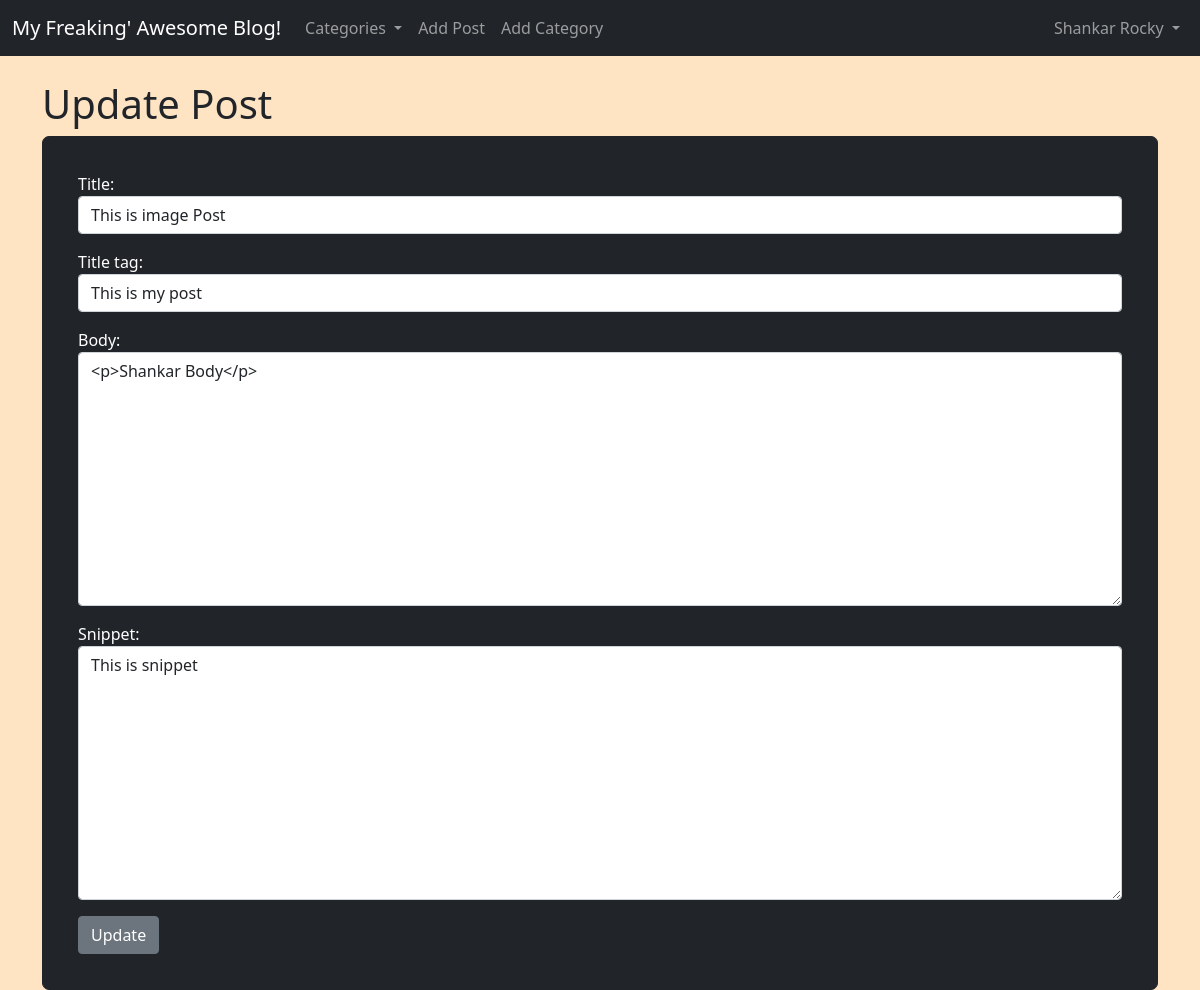
The page /article/edit/18 (signed in) on the database its author committed.
### myblog/models.py (models this page shows, shortened)
class Post(models.Model):
    title = models.CharField(max_length=255)
    header_image = models.ImageField(null=True,blank=True,upload_to="images/")
    title_tag = models.CharField(max_length=255)
    author = models.ForeignKey(User,on_delete=models.CASCADE)
    body = RichTextField(blank=True,null=True)
    post_date = models.DateField(auto_now_add = True)
    category = models.CharField(max_length=255,default='coding')
    snippet = models.CharField(max_length=255)
    likes = models.ManyToManyField(User,related_name='blog_posts')

### myblog/views.py (the view)
# urls.py: path('article/edit/<int:pk>',UpdatePostView.as_view(),name='update_post'),
class UpdatePostView(UpdateView):
    model = Post
    form_class = EditForm
    template_name = 'update_post.html'

### myblog/forms.py
class EditForm(forms.ModelForm):
    class Meta:
        model = Post
        fields = ('title','title_tag','body','snippet')
        widgets = {
            'title' : forms.TextInput(attrs={'class':'form-control'}),
            'title_tag' : forms.TextInput(attrs={'class':'form-control'}),
            'body' : forms.Textarea(attrs={'class':'form-control'}),
            'snippet' : forms.Textarea(attrs={'class':'form-control'}),
        }

### myblog/templates/update_post.html (shortened to what this page needs)
{% extends 'base.html' %}
{% block content %}
{% load static %}
<link rel="stylesheet" href="{% static 'login_styles.css'%}">
{% if user.is_authenticated %}
   {% if user.id == post.author.id %}
        <h1>Update Post</h1>
        <div class="form-group">
        <form  method="post">
            {{form.as_p}}
            <button class="btn btn-secondary">Update</button>
        </form>
        </div>
    {% else %}
       You're not allowed here !(and you know it)
    {% endif %}
{% else %}
You're not allowed here !(and you know it)
{% endif %}
{% endblock %}

### myblog/templates/base.html (shortened to what this page needs)
<!doctype html>
<html lang="en">
  <head>
    <link href="https://cdn.jsdelivr.net/npm/bootstrap@5.1.3/dist/css/bootstrap.min.css" rel="stylesheet">
  </head>
  <body>
    <nav class="navbar navbar-expand-lg navbar-dark bg-dark">
        <div class="container-fluid">
          <a class="navbar-brand" href="{% url 'home' %}">My Freaking' Awesome Blog!</a>
          <div class="collapse navbar-collapse" id="navbarSupportedContent">
            <ul class="navbar-nav me-auto mb-2 mb-lg-0">
              {% if cat_menu %}
              <li class="nav-item dropdown">
                <a class="nav-link dropdown-toggle" href="#" id="navbarDropdown" role="button" data-bs-toggle="dropdown" aria-expanded="false">
                  Categories
                </a>
                <ul class="dropdown-menu" aria-labelledby="navbarDropdown">
                  {% for item in cat_menu %}
                    <li><a class="dropdown-item" href="{% url 'category' item|slugify %}">{{item}}</a></li>
                  {% endfor %}
                </ul>
              </li>
              {% else %}
              <li class="nav-item dropdown">
                <a class="nav-link dropdown-toggle" href="#" id="navbarDropdown" role="button" data-bs-toggle="dropdown" aria-expanded="false">
                  Categories
                </a>
              </li>
              {% endif %}
              {% if user.is_authenticated %}
              <li class="nav-item">
                <a class="nav-link" href="{% url 'add_post' %}">Add Post</a>
              </li>
              <li class="nav-item">
                <a class="nav-link" href="{% url 'add_category' %}">Add Category</a>
              </li>
              {% endif %}
            </ul>
            {% if user.is_authenticated %}
            <ul class="navbar-nav ml-auto mb-2 mb-lg-0">
              <li class="nav-item dropdown">
                <a class="nav-link dropdown-toggle" href="#" id="navbarDropdown" role="button" data-bs-toggle="dropdown" aria-expanded="false">
                  {{ user.first_name }} {{ user.last_name }}
                </a>
              </li>
            </ul>
            {% endif %}
          </div>
        </div>
      </nav>
      <br>
    <div class="container">
        {% block content %}
        {% endblock %}
    </div>
  </body>
</html>

### members/static/login_styles.css (style rules this page uses)
body { background-color: bisque; }
.form-group { border: 1px solid rgb(33,37,41); border-radius: 7px; background-color: rgb(33,37,41); color: white; padding: 35px; }

### rows shown on the page
Post: title "This is image Post", title_tag "This is my post", body "<p>Shankar Body</p>", snippet "This is snippet"

### other values the page prints
{{ user.first_name }} "Shankar"
{{ user.last_name }} "Rocky"
